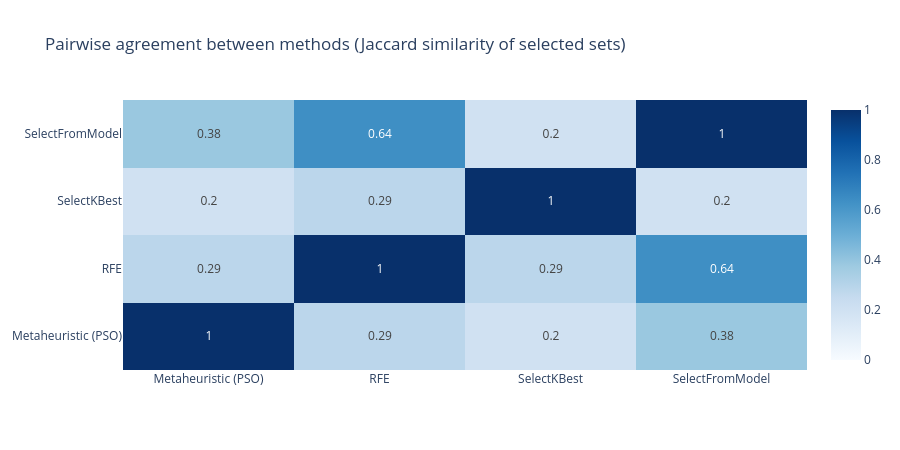

The notebook cell this image was saved under:
### Code cell
def jaccard(a, b):
    union = np.logical_or(a, b).sum()
    return np.logical_and(a, b).sum() / union if union else 1.0

jaccard_matrix = np.array([[jaccard(masks[a], masks[b]) for b in method_names] for a in method_names])

fig = go.Figure(go.Heatmap(
    z=jaccard_matrix,
    x=method_names,
    y=method_names,
    colorscale='Blues',
    zmin=0,
    zmax=1,
    text=np.round(jaccard_matrix, 2),
    texttemplate='%{text}',
))
fig.update_layout(title='Pairwise agreement between methods (Jaccard similarity of selected sets)', height=450)
fig.show()

### Figure 1 — Plotly figure (JSON) as saved in the notebook; plotly's stock layout.template omitted (floating-point values rounded to 4 significant figures)
{"data": [{"colorscale": [[0.0, "rgb(247,251,255)"], [0.125, "rgb(222,235,247)"], [0.25, "rgb(198,219,239)"], [0.375, "rgb(158,202,225)"], [0.5, "rgb(107,174,214)"], [0.625, "rgb(66,146,198)"], [0.75, "rgb(33,113,181)"], [0.875, "rgb(8,81,156)"], [1.0, "rgb(8,48,107)"]], "text": [[1.0, 0.29, 0.2, 0.38], [0.29, 1.0, 0.29, 0.64], [0.2, 0.29, 1.0, 0.2], [0.38, 0.64, 0.2, 1.0]], "texttemplate": "%{text}", "type": "heatmap", "x": ["Metaheuristic (PSO)", "RFE", "SelectKBest", "SelectFromModel"], "y": ["Metaheuristic (PSO)", "RFE", "SelectKBest", "SelectFromModel"], "z": [[1.0, 0.2857, 0.2, 0.3846], [0.2857, 1.0, 0.2857, 0.6364], [0.2, 0.2857, 1.0, 0.2], [0.3846, 0.6364, 0.2, 1.0]], "zmax": 1, "zmin": 0}], "layout": {"height": 450, "title": {"text": "Pairwise agreement between methods (Jaccard similarity of selected sets)"}}}
